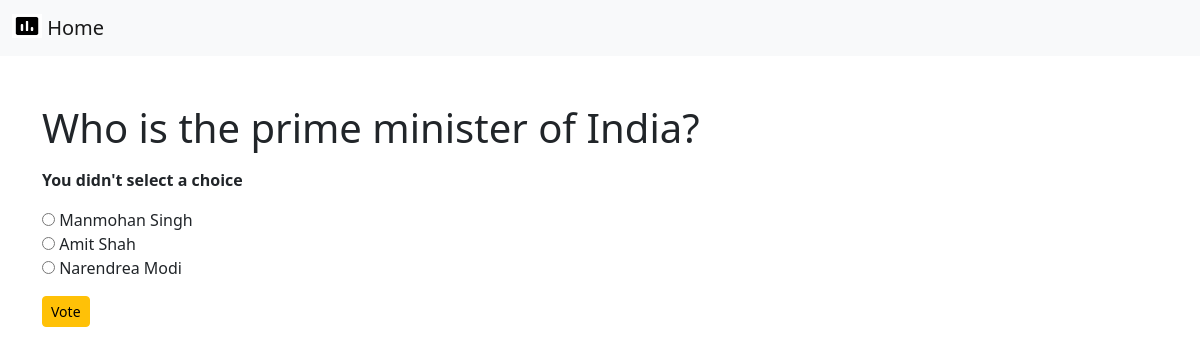
Page /polls/6/vote on the committed database.
### polls/models.py (models this page shows, shortened)
class Question(models.Model):
  question_text = models.CharField(max_length=200)
  pub_date = models.DateTimeField('date published')

class Choice(models.Model):
  question = models.ForeignKey(Question, on_delete=models.CASCADE)
  choice_text = models.CharField(max_length=200)
  votes = models.IntegerField(default=0)

### polls/views.py (the view)
# urls.py: path('<int:question_id>/vote', views.vote, name='vote'),
def vote(request, question_id):
  question = get_object_or_404(Question, pk=question_id)
  try:
    selected_choice = question.choice_set.get(pk=request.POST['choice'])
  except (KeyError, Choice.DoesNotExist):
    return render(request, 'polls/detail.html', {
      'question': question,
      'error_message': "You didn't select a choice",
    })
  else:
    selected_choice.votes += 1
    selected_choice.save()
    return HttpResponseRedirect(reverse('polls:results', args=(question.id,)))

### polls/templates/polls/detail.html (shortened to what this page needs)
{% include 'polls/base.html' %}
{% block content %}
<div class="container mt-5">
  <form action="{% url 'polls:vote' question.id %}" method="post">
    <fieldset>
        <legend><h1>{{ question.question_text }}</h1></legend>
        {% if error_message %}<p><strong>{{ error_message }}</strong></p>{% endif %}
        {% for choice in question.choice_set.all %}
            <input type="radio" name="choice" id="choice{{ forloop.counter }}" value="{{ choice.id }}">
            <label for="choice{{ forloop.counter }}">{{ choice.choice_text }}</label><br>
        {% endfor %}
    </fieldset>
    <input type="submit" class="btn btn-sm btn-warning mt-3" value="Vote">
    </form>
</div>
{% endblock content %}

### rows in the picture
Question: question_text "Who is the prime minister of India?"
Choice: choice_text "Manmohan Singh"
Choice: choice_text "Amit Shah"
Choice: choice_text "Narendrea Modi"

### other values in the picture
{{ error_message }} "You didn't select a choice"
